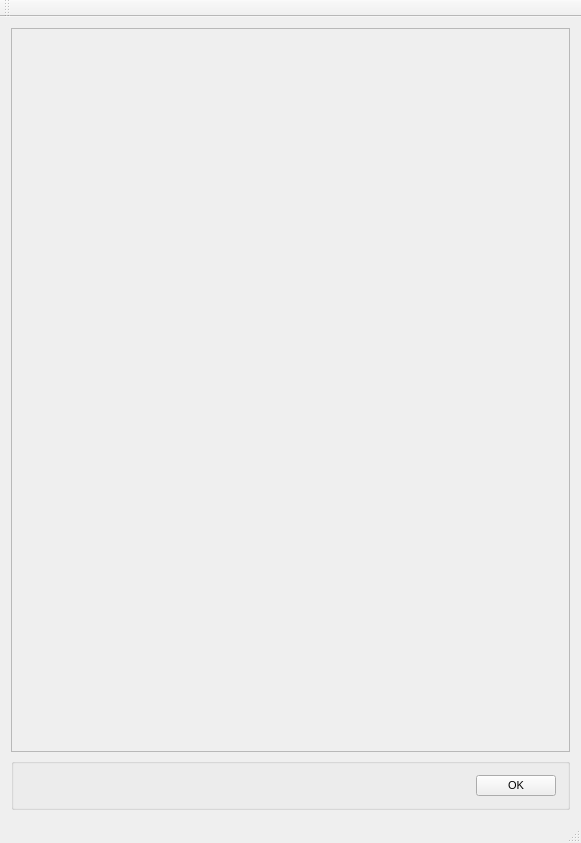
<?xml version="1.0" encoding="UTF-8"?>
<ui version="4.0">
 <class>MainWindow</class>
 <widget class="QMainWindow" name="MainWindow">
  <property name="geometry">
   <rect>
    <x>0</x>
    <y>0</y>
    <width>581</width>
    <height>843</height>
   </rect>
  </property>
  <property name="windowTitle">
   <string>PYSAT</string>
  </property>
  <widget class="QWidget" name="centralWidget">
   <layout class="QVBoxLayout" name="verticalLayout_9">
    <item>
     <widget class="QScrollArea" name="scrollArea">
      <property name="widgetResizable">
       <bool>true</bool>
      </property>
      <widget class="QWidget" name="scrollAreaContents">
       <property name="geometry">
        <rect>
         <x>0</x>
         <y>0</y>
         <width>561</width>
         <height>742</height>
        </rect>
       </property>
       <property name="font">
        <font>
         <pointsize>8</pointsize>
        </font>
       </property>
       <property name="styleSheet">
        <string notr="true">QGroupBox {
  border: 2px solid gray;
  border-radius: 6px;
  margin-top: 0.5em;
}

QGroupBox::title {

  padding-top: -14px;
  padding-left: 8px;
}
</string>
       </property>
       <layout class="QVBoxLayout" name="verticalLayout_8"/>
      </widget>
     </widget>
    </item>
    <item>
     <widget class="QGroupBox" name="OK">
      <layout class="QHBoxLayout" name="ok">
       <item>
        <spacer name="horizontalSpacer">
         <property name="orientation">
          <enum>Qt::Horizontal</enum>
         </property>
         <property name="sizeHint" stdset="0">
          <size>
           <width>40</width>
           <height>20</height>
          </size>
         </property>
        </spacer>
       </item>
       <item>
        <widget class="QPushButton" name="okButton">
         <property name="font">
          <font>
           <pointsize>8</pointsize>
          </font>
         </property>
         <property name="mouseTracking">
          <bool>false</bool>
         </property>
         <property name="text">
          <string>OK</string>
         </property>
        </widget>
       </item>
      </layout>
     </widget>
    </item>
   </layout>
  </widget>
  <widget class="QToolBar" name="mainToolBar">
   <attribute name="toolBarArea">
    <enum>TopToolBarArea</enum>
   </attribute>
   <attribute name="toolBarBreak">
    <bool>false</bool>
   </attribute>
  </widget>
  <widget class="QStatusBar" name="statusBar"/>
  <action name="actionLoad_Refence_Data">
   <property name="text">
    <string>Load Refence Data</string>
   </property>
  </action>
  <action name="actionLoad_Unknown_Data">
   <property name="text">
    <string>Load Unknown Data</string>
   </property>
  </action>
  <action name="actionSave_Current_Workflow">
   <property name="text">
    <string>Save Current Workflow</string>
   </property>
  </action>
  <action name="actionSave_Current_Plots">
   <property name="text">
    <string>Save Current Plots</string>
   </property>
  </action>
  <action name="actionSave_Current_Data">
   <property name="text">
    <string>Save Current Data</string>
   </property>
  </action>
  <action name="actionCreate_New_Workflow">
   <property name="text">
    <string>Create New Workflow</string>
   </property>
  </action>
  <action name="actionNoise_Reduction">
   <property name="text">
    <string>Noise Reduction</string>
   </property>
  </action>
  <action name="actionApply_Mask">
   <property name="text">
    <string>Apply Mask</string>
   </property>
  </action>
  <action name="actionInterpolate">
   <property name="text">
    <string>Interpolate (unknown to known)</string>
   </property>
  </action>
  <action name="actionInstrument_Response">
   <property name="text">
    <string>Instrument Response</string>
   </property>
  </action>
  <action name="actionALS">
   <property name="text">
    <string>ALS</string>
   </property>
  </action>
  <action name="actionDietrich">
   <property name="text">
    <string>Dietrich</string>
   </property>
  </action>
  <action name="actionPolyFit">
   <property name="text">
    <string>PolyFit</string>
   </property>
  </action>
  <action name="actionAirPLS">
   <property name="text">
    <string>AirPLS</string>
   </property>
  </action>
  <action name="actionFABC">
   <property name="text">
    <string>FABC</string>
   </property>
  </action>
  <action name="actionKK">
   <property name="text">
    <string>KK</string>
   </property>
  </action>
  <action name="actionMario">
   <property name="text">
    <string>Mario</string>
   </property>
  </action>
  <action name="actionMedian">
   <property name="text">
    <string>Median</string>
   </property>
  </action>
  <action name="actionRubberband">
   <property name="text">
    <string>Rubberband</string>
   </property>
  </action>
  <action name="actionUndecimated_Wavelet">
   <property name="text">
    <string>Undecimated Wavelet</string>
   </property>
  </action>
  <action name="actionRatio">
   <property name="text">
    <string>Ratio</string>
   </property>
  </action>
  <action name="actionTommy_s_Methgod">
   <property name="text">
    <string>Tommy's Method</string>
   </property>
  </action>
  <action name="actionPiecewise_Direct_Standardization">
   <property name="text">
    <string>Piecewise Direct Standardization</string>
   </property>
  </action>
  <action name="actionPCA">
   <property name="text">
    <string>PCA</string>
   </property>
  </action>
  <action name="actionICA">
   <property name="text">
    <string>ICA</string>
   </property>
  </action>
  <action name="actionK_Means">
   <property name="text">
    <string>K-Means</string>
   </property>
  </action>
  <action name="actionHierarchical">
   <property name="text">
    <string>Hierarchical</string>
   </property>
  </action>
  <action name="actionOthers">
   <property name="text">
    <string>Others...</string>
   </property>
  </action>
  <action name="actionOthers_2">
   <property name="text">
    <string>Others...</string>
   </property>
  </action>
  <action name="actionOthers_3">
   <property name="text">
    <string>Others...</string>
   </property>
  </action>
  <action name="actionPLS">
   <property name="text">
    <string>PLS</string>
   </property>
  </action>
  <action name="actionSM_PLS">
   <property name="text">
    <string>SM-PLS</string>
   </property>
  </action>
  <action name="actionICA_Regression">
   <property name="text">
    <string>ICA Regression</string>
   </property>
  </action>
  <action name="actionGaussian_Process">
   <property name="text">
    <string>Gaussian Process</string>
   </property>
  </action>
  <action name="actionMLP">
   <property name="text">
    <string>MLP</string>
   </property>
  </action>
  <action name="actionSVM">
   <property name="text">
    <string>SVM</string>
   </property>
  </action>
  <action name="actionOthers_4">
   <property name="text">
    <string>Others...</string>
   </property>
  </action>
  <action name="actionOthers_5">
   <property name="text">
    <string>Others...</string>
   </property>
  </action>
  <action name="actionIndex">
   <property name="text">
    <string>Index</string>
   </property>
  </action>
  <action name="actionContent_2">
   <property name="text">
    <string>Content</string>
   </property>
  </action>
  <action name="actionAbout">
   <property name="text">
    <string>About...</string>
   </property>
  </action>
  <action name="actionAbout_QtCreator">
   <property name="text">
    <string>About Qt...</string>
   </property>
  </action>
  <action name="actionExit">
   <property name="text">
    <string>Exit</string>
   </property>
  </action>
  <action name="actionNormalization">
   <property name="text">
    <string>Normalization</string>
   </property>
  </action>
  <action name="actionICA_2">
   <property name="text">
    <string>ICA</string>
   </property>
  </action>
  <action name="actionPCA_2">
   <property name="text">
    <string>PCA</string>
   </property>
  </action>
  <action name="actionPLS_DA">
   <property name="text">
    <string>PLS-DA</string>
   </property>
  </action>
  <action name="actionSIMCA">
   <property name="text">
    <string>SIMCA</string>
   </property>
  </action>
  <action name="actionK_means">
   <property name="text">
    <string>K-means</string>
   </property>
  </action>
  <action name="actionHierarchical_2">
   <property name="text">
    <string>Hierarchical</string>
   </property>
  </action>
  <action name="actionCross_Validation">
   <property name="text">
    <string>Cross Validation</string>
   </property>
  </action>
  <action name="actionTrain">
   <property name="text">
    <string>Train</string>
   </property>
  </action>
  <action name="actionPredict">
   <property name="text">
    <string>Predict</string>
   </property>
  </action>
  <action name="actionLine_Plot">
   <property name="text">
    <string>Line Plot</string>
   </property>
  </action>
  <action name="action1_to_1_Plot">
   <property name="text">
    <string>1 to 1 Plot</string>
   </property>
  </action>
  <action name="actionScatter_Plot">
   <property name="text">
    <string>Scatter Plot</string>
   </property>
  </action>
  <action name="actionSet_output_location">
   <property name="text">
    <string>Output Location</string>
   </property>
  </action>
  <action name="actionCreate_N_Folds">
   <property name="text">
    <string>Create N Folds</string>
   </property>
  </action>
  <action name="actionCreate_Test_Folds">
   <property name="text">
    <string>Create Test Folds</string>
   </property>
  </action>
  <action name="actionSubmodel_Ranges">
   <property name="text">
    <string>Submodel Ranges</string>
   </property>
  </action>
 </widget>
 <layoutdefault spacing="6" margin="11"/>
 <resources/>
 <connections/>
</ui>
